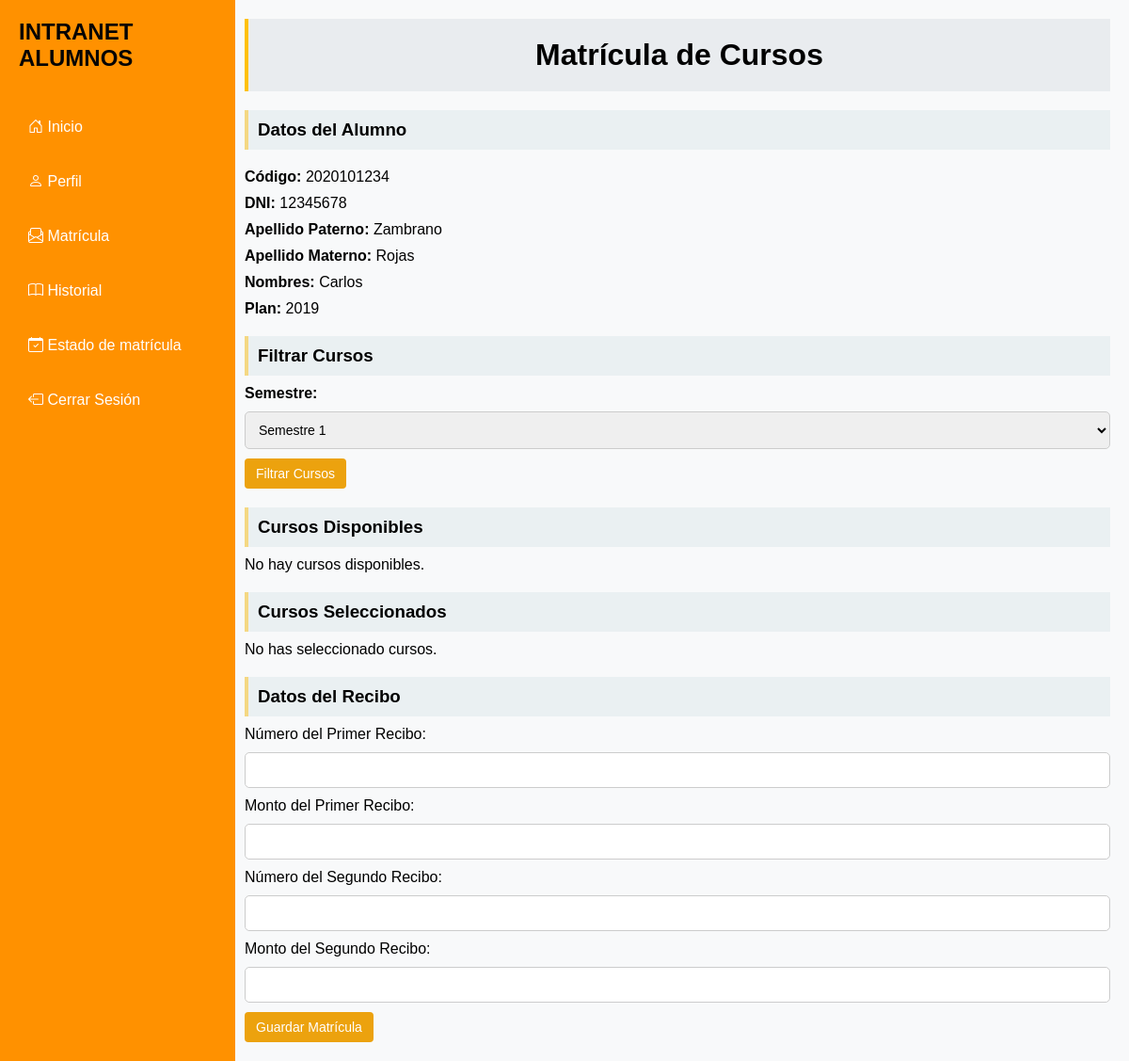
/matricula/ (signed in), run on the app's committed database.
### App/models.py (models this page shows, shortened)
class Alumno(models.Model):
    id_alumno = models.AutoField(primary_key=True)
    codigo = models.CharField(max_length=10, default=1)
    plan = models.ForeignKey(Plan, on_delete=models.CASCADE)
    nombres = models.CharField(max_length=100)
    apellido_paterno = models.CharField(max_length=100)
    apellido_materno = models.CharField(max_length=100)
    dni = models.CharField(max_length=8)
    correo = models.EmailField(max_length=100)
    celular = models.CharField(max_length=9)
    escuela = models.ForeignKey(Escuela, on_delete=models.CASCADE)
    anio = models.IntegerField(default=1)

class Plan (models.Model):
    id_plan = models.AutoField(primary_key=True)
    nombre_plan = models.CharField(max_length=100)
    def __str__(self):
        return self.nombre_plan

### App/views.py (the view, shortened to what this page needs)
# urls.py: path('matricula/', views.matricula, name='matricula'),
@login_required
@alumno_required
def matricula(request):
    usuario = request.user
    alumno = get_object_or_404(Usuario, username=usuario.username).alumno
    form_filtrar = FiltrarCursosForm()
    form_matricula = MatriculaForm()
    cursos_disponibles = []
    cursos_seleccionados = request.session.get('cursos_seleccionados', [])
    cursos_en_canasta = Curso.objects.filter(id__in=cursos_seleccionados)
    creditos_actuales = sum(curso.creditos for curso in cursos_en_canasta)
    return render(request, 'matricula.html', {
        'form_filtrar': form_filtrar,
        'form_matricula': form_matricula,
        'alumno': alumno,
        'cursos_disponibles': cursos_disponibles,
        'cursos_seleccionados': cursos_en_canasta,
        'creditos_actuales': creditos_actuales,
    })

### App/forms.py
class FiltrarCursosForm(forms.Form):
    semestre = forms.ChoiceField(label="Semestre:", choices=[('1', 'Semestre 1'), ('2', 'Semestre 2')])

class MatriculaForm(forms.Form):
    numero_recibo1 = forms.CharField(label='Número del Primer Recibo: ', max_length=20, required=True)
    monto_recibo1 = forms.DecimalField(label='Monto del Primer Recibo: ', max_digits=10, decimal_places=2, required=True)
    numero_recibo2 = forms.CharField(label='Número del Segundo Recibo: ', max_length=20, required=True)
    monto_recibo2 = forms.DecimalField(label='Monto del Segundo Recibo: ', max_digits=10, decimal_places=2, required=True)

### App/templates/matricula.html (shortened to what this page needs)
{% extends 'base.html' %}
{% block content %}
  <div class="Datos_Matricula">
    <h1>Matrícula de Cursos</h1>
    <div class="Datos_Alumno">
      <h3>Datos del Alumno</h3>
      <p><strong>Código:</strong> {{ alumno.codigo }}</p>
      <p><strong>DNI:</strong> {{ alumno.dni }}</p>
      <p><strong>Apellido Paterno:</strong> {{ alumno.apellido_paterno }}</p>
      <p><strong>Apellido Materno:</strong> {{ alumno.apellido_materno }}</p>
      <p><strong>Nombres:</strong> {{ alumno.nombres }}</p>
      <p><strong>Plan:</strong> {{ alumno.plan }}</p>
    </div>
    <div>
      <h3>Filtrar Cursos</h3>
      <form method="POST">
        <strong>{{ form_filtrar.semestre.label }}</strong>{{ form_filtrar.semestre }}
        <button type="submit" name="filtrar_cursos" class="btn-filter">Filtrar Cursos</button>
      </form>
    </div>
    <div>
      <h3>Cursos Disponibles</h3>
      {% if cursos_disponibles %}
      <table class="tabla-canasta">
        <thead>
          <tr>
            <th>Código</th>
            <th>Turno</th>
            <th>Sección</th>
            <th>Asignaturas</th>
            <th>Créditos</th>
            <th>Acción</th>
          </tr>
        </thead>
        <tbody>
          {% for curso in cursos_disponibles %}
          <tr>
            <td>{{ curso.codigo }}</td>
            <td>{{ curso.turno }}</td>
            <td>{{ curso.seccion }}</td>
            <td>{{ curso.nombre_curso }}</td>
            <td>{{ curso.creditos }}</td>
            <td>
              <form method="POST">
                {% csrf_token %}
                <input type="hidden" name="curso_id" value="{{ curso.id }}">
                <button type="submit" class="btn-add">Añadir</button>
              </form>
            </td>
          </tr>
          {% endfor %}
        </tbody>
      </table>
      {% else %}
      <p>No hay cursos disponibles.</p>
      {% endif %}
    </div>
    <div>
      <h3>Cursos Seleccionados</h3>
      {% if cursos_seleccionados %}
      <table class="tabla-canasta">
        <thead>
          <tr>
            <th>Código</th>
            <th>Turno</th>
            <th>Sección</th>
            <th>Asignaturas</th>
            <th>Créditos</th>
            <th>Acción</th>
          </tr>
        </thead>
        <tbody>
          {% for curso in cursos_seleccionados %}
          <tr>
            <td>{{ curso.codigo }}</td>
            <td>{{ curso.turno }}</td>
            <td>{{ curso.seccion }}</td>
            <td>{{ curso.nombre_curso }}</td>
            <td>{{ curso.creditos }}</td>
            <td>
              <form method="POST">
                {% csrf_token %}
                <input type="hidden" name="eliminar_curso_id" value="{{ curso.id }}">
                <button type="submit" class="btn-eliminar">Eliminar</button>
              </form>
            </td>
          </tr>
          {% endfor %}
        </tbody>
      </table>
      {% else %}
      <p>No has seleccionado cursos.</p>
      {% endif %}
    </div>
    <div>
      <h3>Datos del Recibo</h3>
      <form method="POST">
        {{ form_matricula.numero_recibo1.label }} {{ form_matricula.numero_recibo1 }}
        {{ form_matricula.monto_recibo1.label }} {{ form_matricula.monto_recibo1 }}
        {{ form_matricula.numero_recibo2.label }} {{ form_matricula.numero_recibo2 }}
        {{ form_matricula.monto_recibo2.label }} {{ form_matricula.monto_recibo2 }}
        <button type="submit" name="guardar_matricula" class="btn-filter">Guardar Matrícula</button>
      </form>
    </div>
  </div>
{% endblock %}

### App/templates/base.html (style rules this page uses)
* { margin: 0; padding: 0; box-sizing: border-box; font-family: Arial, sans-serif; }
body { display: flex; min-height: 100vh; }
.Datos_Matricula h1, .Historial_Matricula h1 { background-color: #e9ecef; padding: 20px; border-left: 4px solid #ffc107; text-align: center; }
.Datos_Matricula h3, .Historial_Matricula h3 { background-color: #eaf0f2; padding: 10px; border-left: 4px solid #f4d883; margin-bottom: 10px; }
.Datos_Matricula, .Historial_Matricula { width: calc(100% - 240px); margin-left: 240px; margin-top: -20px; padding: 20px; display: flex; flex-direction: column; gap: 20px; }
.Datos_Matricula input { width: 30%; margin-bottom: 10px; padding: 5px; }
.Datos_Matricula .Datos_Alumno { display: flex; flex-direction: column; gap: 10px; }
.Datos_Matricula input[type="text"], input[type="number"], input[type="date"], select { width: 100%; padding: 10px; margin: 10px 0px; border: 1px solid #ccc; border-radius: 5px; font-size: 14px; }
.btn-filter { background-color: #eca20e; color: white; border: none; padding: 8px 12px; cursor: pointer; border-radius: 4px; font-size: 14px; }

### data on the page
Alumno: codigo "2020101234", dni "12345678", apellido_paterno "Zambrano", apellido_materno "Rojas", nombres "Carlos", plan "2019"
